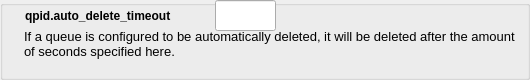
        <widget class="QGroupBox" name="groupBox_4">
         <property name="sizePolicy">
          <sizepolicy hsizetype="Preferred" vsizetype="Minimum">
           <horstretch>0</horstretch>
           <verstretch>0</verstretch>
          </sizepolicy>
         </property>
         <property name="minimumSize">
          <size>
           <width>0</width>
           <height>70</height>
          </size>
         </property>
         <property name="statusTip">
          <string>0</string>
         </property>
         <property name="title">
          <string/>
         </property>
         <widget class="QTextEdit" name="textEdit_7">
          <property name="enabled">
           <bool>true</bool>
          </property>
          <property name="geometry">
           <rect>
            <x>20</x>
            <y>25</y>
            <width>501</width>
            <height>46</height>
           </rect>
          </property>
          <property name="minimumSize">
           <size>
            <width>0</width>
            <height>20</height>
           </size>
          </property>
          <property name="font">
           <font>
            <pointsize>10</pointsize>
           </font>
          </property>
          <property name="focusPolicy">
           <enum>Qt::NoFocus</enum>
          </property>
          <property name="autoFillBackground">
           <bool>false</bool>
          </property>
          <property name="styleSheet">
           <string notr="true">background: transparent;</string>
          </property>
          <property name="frameShape">
           <enum>QFrame::NoFrame</enum>
          </property>
          <property name="frameShadow">
           <enum>QFrame::Plain</enum>
          </property>
          <property name="lineWidth">
           <number>0</number>
          </property>
          <property name="verticalScrollBarPolicy">
           <enum>Qt::ScrollBarAlwaysOff</enum>
          </property>
          <property name="horizontalScrollBarPolicy">
           <enum>Qt::ScrollBarAlwaysOff</enum>
          </property>
          <property name="readOnly">
           <bool>true</bool>
          </property>
          <property name="html">
           <string>&lt;!DOCTYPE HTML PUBLIC &quot;-//W3C//DTD HTML 4.0//EN&quot; &quot;http://www.w3.org/TR/REC-html40/strict.dtd&quot;&gt;
&lt;html&gt;&lt;head&gt;&lt;meta name=&quot;qrichtext&quot; content=&quot;1&quot; /&gt;&lt;style type=&quot;text/css&quot;&gt;
p, li { white-space: pre-wrap; }
&lt;/style&gt;&lt;/head&gt;&lt;body style=&quot; font-family:'Cantarell'; font-size:10pt; font-weight:400; font-style:normal;&quot;&gt;
&lt;p style=&quot; margin-top:0px; margin-bottom:0px; margin-left:0px; margin-right:0px; -qt-block-indent:0; text-indent:0px;&quot;&gt;If a queue is configured to be automatically deleted, it will be deleted after the amount of seconds specified here.&lt;/p&gt;&lt;/body&gt;&lt;/html&gt;</string>
          </property>
         </widget>
         <widget class="QLineEdit" name="auto_delete_timeout">
          <property name="geometry">
           <rect>
            <x>215</x>
            <y>0</y>
            <width>61</width>
            <height>31</height>
           </rect>
          </property>
          <property name="text">
           <string/>
          </property>
          <property name="maxLength">
           <number>5</number>
          </property>
         </widget>
         <widget class="QLabel" name="label_10">
          <property name="geometry">
           <rect>
            <x>25</x>
            <y>5</y>
            <width>186</width>
            <height>21</height>
           </rect>
          </property>
          <property name="font">
           <font>
            <weight>75</weight>
            <bold>true</bold>
           </font>
          </property>
          <property name="text">
           <string>qpid.auto_delete_timeout</string>
          </property>
         </widget>
        </widget>
